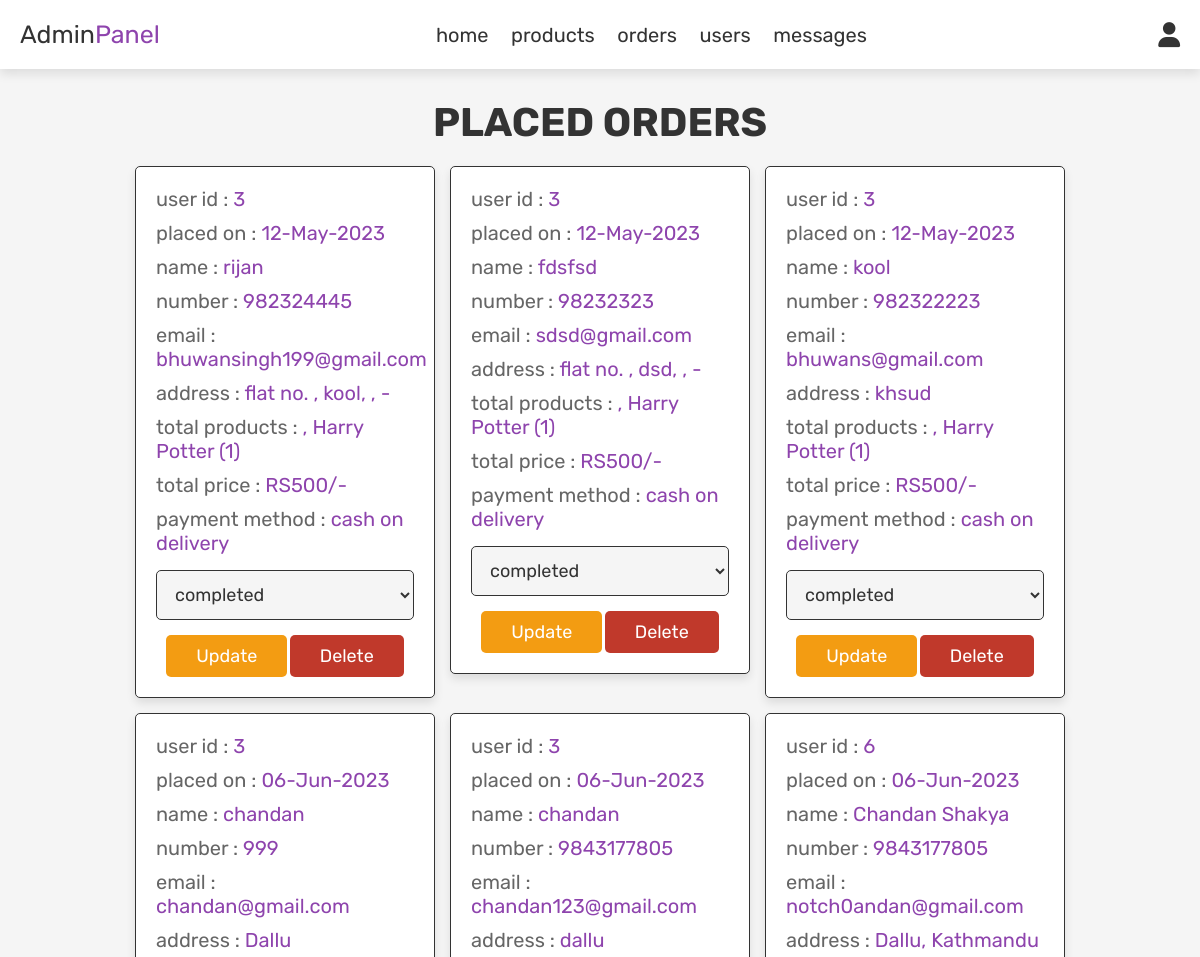
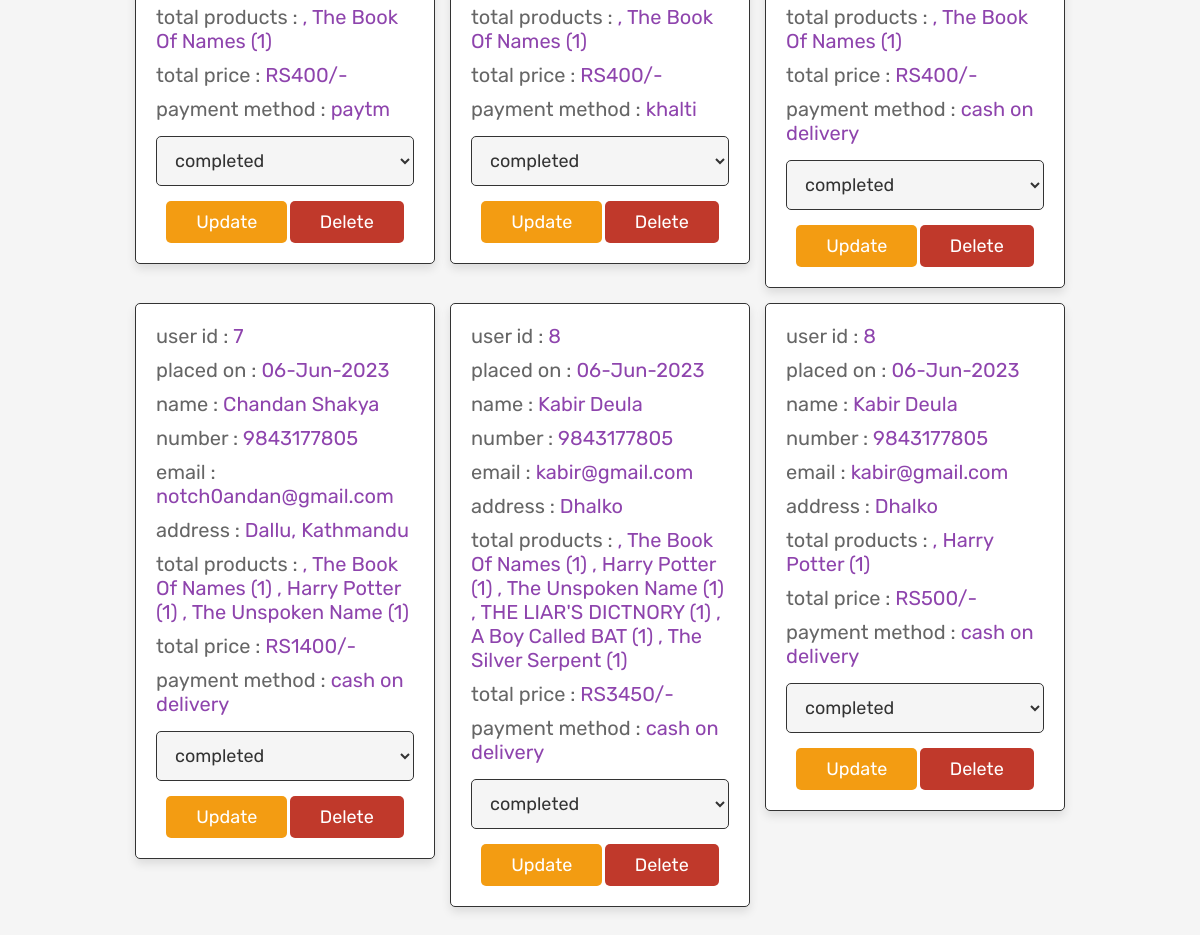
/admin_orders.php (signed in), run on the app's committed database (2 pictures, top to bottom).
### tables this page shows
CREATE TABLE `orders` (
  `id` int(100) NOT NULL AUTO_INCREMENT,
  `user_id` int(100) NOT NULL,
  `name` varchar(100) NOT NULL,
  `number` varchar(12) NOT NULL,
  `email` varchar(100) NOT NULL,
  `method` varchar(50) NOT NULL,
  `address` varchar(500) NOT NULL,
  `total_products` varchar(1000) NOT NULL,
  `total_price` int(100) NOT NULL,
  `placed_on` varchar(50) NOT NULL,
  `payment_status` varchar(20) NOT NULL DEFAULT 'pending',
  PRIMARY KEY (`id`),
  FOREIGN KEY (`user_id`) REFERENCES `users`(`id`) ON DELETE CASCADE
);

### admin_orders.php (the view, shortened to what this page needs)
<?php
include 'config.php';
?>
<!DOCTYPE html>
<html lang="en">
<head>
   <link rel="stylesheet" href="https://cdnjs.cloudflare.com/ajax/libs/font-awesome/6.0.0/css/all.min.css">
   <link rel="stylesheet" href="css/admin_style.css">
</head>
<body>
<?php include 'admin_header.php'; ?>
<section class="orders">
   <h1 class="title">placed orders</h1>
   <div class="box-container">
      <?php
      $select_orders = mysqli_query($conn, "SELECT * FROM `orders`") or die('query failed');
      if(mysqli_num_rows($select_orders) > 0){
         while($fetch_orders = mysqli_fetch_assoc($select_orders)){
      ?>
      <div class="box">
         <p> user id : <span><?php echo $fetch_orders['user_id']; ?></span> </p>
         <p> placed on : <span><?php echo $fetch_orders['placed_on']; ?></span> </p>
         <p> name : <span><?php echo $fetch_orders['name']; ?></span> </p>
         <p> number : <span><?php echo $fetch_orders['number']; ?></span> </p>
         <p> email : <span><?php echo $fetch_orders['email']; ?></span> </p>
         <p> address : <span><?php echo $fetch_orders['address']; ?></span> </p>
         <p> total products : <span><?php echo $fetch_orders['total_products']; ?></span> </p>
         <p> total price : <span>RS<?php echo $fetch_orders['total_price']; ?>/-</span> </p>
         <p> payment method : <span><?php echo $fetch_orders['method']; ?></span> </p>
         <form action="" method="post">
            <select name="update_payment">
               <option value="<?php echo $fetch_orders['payment_status']; ?>" selected disabled><?php echo $fetch_orders['payment_status']; ?></option>
            </select>
            <input type="submit" value="update" name="update_order" class="option-btn">
            <a href="admin_orders.php?delete=<?php echo $fetch_orders['id']; ?>" onclick="return confirm('delete this order?');" class="delete-btn">delete</a>
         </form>
      </div>
      <?php
         }
      }else{
         echo '<p class="empty">no orders placed yet!</p>';
      }
      ?>
   </div>
</section>
</body>
</html>

### css/admin_style.css (style rules this page uses)
:root { --purple:#8e44ad; --red:#c0392b; --orange:#f39c12; --black:#333; --white:#fff; --light-color:#666; --light-white:#ccc; --light-bg:#f5f5f5; --border:.1rem solid var(--black); --box-shadow:0 .5rem 1rem rgba(0,0,0,.1); }
* { font-family: 'Rubik', sans-serif; margin:0; padding:0; box-sizing: border-box; outline: none; border:none; text-decoration: none; transition:all .2s linear; }
html { font-size: 62.5%; overflow-x: hidden; }
body { background-color: var(--light-bg); }
section { padding:3rem 2rem; }
.title { text-align: center; margin-bottom: 2rem; text-transform: uppercase; color:var(--black); font-size: 4rem; }
.btn, .option-btn, .delete-btn, .white-btn { display: inline-block; margin-top: 1rem; padding:1rem 3rem; cursor: pointer; color:var(--white); font-size: 1.8rem; border-radius: .5rem; text-transform: capitalize; }
.option-btn { background-color: var(--orange); }
.delete-btn { background-color: var(--red); }
.orders .box-container { display: grid; grid-template-columns: repeat(auto-fit, 30rem); justify-content: center; gap:1.5rem; max-width: 1200px; margin:0 auto; align-items: flex-start; }
.orders .box-container .box { background-color: var(--white); padding:2rem; border:var(--border); box-shadow: var(--box-shadow); border-radius: .5rem; }
.orders .box-container .box p { padding-bottom: 1rem; font-size: 2rem; color:var(--light-color); }
.orders .box-container .box p span { color:var(--purple); }
.orders .box-container .box form { text-align: center; }
.orders .box-container .box form select { border-radius: .5rem; margin:.5rem 0; width: 100%; background-color: var(--light-bg); border:var(--border); padding:1.2rem 1.4rem; font-size: 1.8rem; color:var(--black); }

### data on the page
orders: user "3", placed_on "12-May-2023", name "rijan", number "982324445", email "bhuwansingh199@gmail.com", address "flat no. , kool, , -", total_products ", Harry Potter (1)", total_price "500", method "cash on delivery", update_payment "completed"
orders: user "3", placed_on "12-May-2023", name "fdsfsd", number "98232323", email "sdsd@gmail.com", address "flat no. , dsd, , -", total_products ", Harry Potter (1)", total_price "500", method "cash on delivery", update_payment "completed"
orders: user "3", placed_on "12-May-2023", name "kool", number "982322223", email "bhuwans@gmail.com", address "khsud", total_products ", Harry Potter (1)", total_price "500", method "cash on delivery", update_payment "completed"
orders: user "3", placed_on "06-Jun-2023", name "chandan", number "999", email "chandan@gmail.com", address "Dallu", total_products ", The Book Of Names (1)", total_price "400", method "paytm", update_payment "completed"
orders: user "3", placed_on "06-Jun-2023", name "chandan", number "9843177805", email "chandan123@gmail.com", address "dallu", total_products ", The Book Of Names (1)", total_price "400", method "khalti", update_payment "completed"
orders: user "6", placed_on "06-Jun-2023", name "Chandan Shakya", number "9843177805", email "notch0andan@gmail.com", address "Dallu, Kathmandu", total_products ", The Book Of Names (1)", total_price "400", method "cash on delivery", update_payment "completed"
orders: user "7", placed_on "06-Jun-2023", name "Chandan Shakya", number "9843177805", email "notch0andan@gmail.com", address "Dallu, Kathmandu", total_products ", The Book Of Names (1) , Harry Potter (1) , The Unspoken Name (1)", total_price "1400", method "cash on delivery", update_payment "completed"
orders: user "8", placed_on "06-Jun-2023", name "Kabir Deula", number "9843177805", email "kabir@gmail.com", address "Dhalko", total_products ", The Book Of Names (1) , Harry Potter (1) , The Unspoken Name (1) , THE LIAR'S DICTNORY (1) , A Boy Called BAT (1) , The Silver Serpent (1)", total_price "3450", method "cash on delivery", update_payment "completed"
orders: user "8", placed_on "06-Jun-2023", name "Kabir Deula", number "9843177805", email "kabir@gmail.com", address "Dhalko", total_products ", Harry Potter (1)", total_price "500", method "cash on delivery", update_payment "completed"
